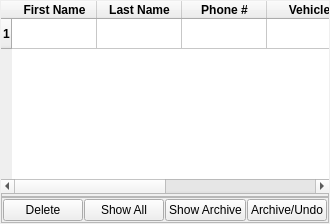
     <widget class="QFrame" name="right_frame">
      <property name="sizePolicy">
       <sizepolicy hsizetype="Expanding" vsizetype="Expanding">
        <horstretch>0</horstretch>
        <verstretch>0</verstretch>
       </sizepolicy>
      </property>
      <property name="frameShape">
       <enum>QFrame::NoFrame</enum>
      </property>
      <property name="frameShadow">
       <enum>QFrame::Plain</enum>
      </property>
      <property name="lineWidth">
       <number>5</number>
      </property>
      <property name="midLineWidth">
       <number>5</number>
      </property>
      <layout class="QVBoxLayout" name="verticalLayout_2" stretch="99,1,1">
       <property name="spacing">
        <number>0</number>
       </property>
       <property name="leftMargin">
        <number>1</number>
       </property>
       <property name="topMargin">
        <number>1</number>
       </property>
       <property name="rightMargin">
        <number>1</number>
       </property>
       <property name="bottomMargin">
        <number>1</number>
       </property>
       <item>
        <widget class="QTableWidget" name="customer_table">
         <property name="sizePolicy">
          <sizepolicy hsizetype="Expanding" vsizetype="Expanding">
           <horstretch>1</horstretch>
           <verstretch>1</verstretch>
          </sizepolicy>
         </property>
         <property name="font">
          <font>
           <family>Arial</family>
           <weight>75</weight>
           <bold>true</bold>
          </font>
         </property>
         <property name="frameShape">
          <enum>QFrame::NoFrame</enum>
         </property>
         <property name="autoScrollMargin">
          <number>2</number>
         </property>
         <property name="editTriggers">
          <set>QAbstractItemView::NoEditTriggers</set>
         </property>
         <property name="selectionBehavior">
          <enum>QAbstractItemView::SelectRows</enum>
         </property>
         <property name="textElideMode">
          <enum>Qt::ElideMiddle</enum>
         </property>
         <property name="showGrid">
          <bool>true</bool>
         </property>
         <property name="gridStyle">
          <enum>Qt::SolidLine</enum>
         </property>
         <property name="sortingEnabled">
          <bool>true</bool>
         </property>
         <property name="wordWrap">
          <bool>true</bool>
         </property>
         <property name="cornerButtonEnabled">
          <bool>true</bool>
         </property>
         <property name="rowCount">
          <number>1</number>
         </property>
         <attribute name="horizontalHeaderVisible">
          <bool>true</bool>
         </attribute>
         <attribute name="horizontalHeaderCascadingSectionResizes">
          <bool>true</bool>
         </attribute>
         <attribute name="horizontalHeaderDefaultSectionSize">
          <number>85</number>
         </attribute>
         <attribute name="horizontalHeaderHighlightSections">
          <bool>true</bool>
         </attribute>
         <attribute name="horizontalHeaderMinimumSectionSize">
          <number>68</number>
         </attribute>
         <attribute name="horizontalHeaderShowSortIndicator" stdset="0">
          <bool>true</bool>
         </attribute>
         <attribute name="horizontalHeaderStretchLastSection">
          <bool>true</bool>
         </attribute>
         <attribute name="verticalHeaderVisible">
          <bool>true</bool>
         </attribute>
         <attribute name="verticalHeaderCascadingSectionResizes">
          <bool>false</bool>
         </attribute>
         <attribute name="verticalHeaderDefaultSectionSize">
          <number>30</number>
         </attribute>
         <attribute name="verticalHeaderHighlightSections">
          <bool>true</bool>
         </attribute>
         <attribute name="verticalHeaderStretchLastSection">
          <bool>false</bool>
         </attribute>
         <row/>
         <column>
          <property name="text">
           <string>First Name</string>
          </property>
          <property name="font">
           <font>
            <family>Arial</family>
            <weight>75</weight>
            <bold>true</bold>
           </font>
          </property>
         </column>
         <column>
          <property name="text">
           <string>Last Name</string>
          </property>
          <property name="font">
           <font>
            <family>Arial</family>
            <weight>75</weight>
            <bold>true</bold>
           </font>
          </property>
         </column>
         <column>
          <property name="text">
           <string>Phone #</string>
          </property>
          <property name="font">
           <font>
            <family>Arial</family>
            <weight>75</weight>
            <bold>true</bold>
           </font>
          </property>
         </column>
         <column>
          <property name="text">
           <string>Vehicle</string>
          </property>
          <property name="font">
           <font>
            <family>Arial</family>
            <weight>75</weight>
            <bold>true</bold>
           </font>
          </property>
         </column>
         <column>
          <property name="text">
           <string>Customer ID</string>
          </property>
          <property name="font">
           <font>
            <family>Arial</family>
            <weight>75</weight>
            <bold>true</bold>
           </font>
          </property>
         </column>
         <column>
          <property name="text">
           <string/>
          </property>
         </column>
        </widget>
       </item>
       <item>
        <widget class="QFrame" name="frame_2">
         <property name="frameShape">
          <enum>QFrame::StyledPanel</enum>
         </property>
         <property name="frameShadow">
          <enum>QFrame::Raised</enum>
         </property>
         <layout class="QVBoxLayout" name="verticalLayout_3">
          <property name="spacing">
           <number>1</number>
          </property>
          <property name="leftMargin">
           <number>1</number>
          </property>
          <property name="topMargin">
           <number>1</number>
          </property>
          <property name="rightMargin">
           <number>1</number>
          </property>
          <property name="bottomMargin">
           <number>1</number>
          </property>
         </layout>
        </widget>
       </item>
       <item>
        <widget class="QFrame" name="frame">
         <property name="frameShape">
          <enum>QFrame::StyledPanel</enum>
         </property>
         <property name="frameShadow">
          <enum>QFrame::Raised</enum>
         </property>
         <layout class="QHBoxLayout" name="horizontalLayout">
          <property name="spacing">
           <number>1</number>
          </property>
          <property name="leftMargin">
           <number>1</number>
          </property>
          <property name="topMargin">
           <number>1</number>
          </property>
          <property name="rightMargin">
           <number>1</number>
          </property>
          <property name="bottomMargin">
           <number>1</number>
          </property>
          <item>
           <widget class="QPushButton" name="delete_selected_table_button">
            <property name="text">
             <string>Delete</string>
            </property>
           </widget>
          </item>
          <item>
           <widget class="QPushButton" name="populate_table_button">
            <property name="text">
             <string>Show All</string>
            </property>
           </widget>
          </item>
          <item>
           <widget class="QPushButton" name="show_archived_button">
            <property name="text">
             <string>Show Archive</string>
            </property>
           </widget>
          </item>
          <item>
           <widget class="QPushButton" name="archive_selected_button">
            <property name="text">
             <string>Archive/Undo</string>
            </property>
           </widget>
          </item>
         </layout>
        </widget>
       </item>
      </layout>
     </widget>
